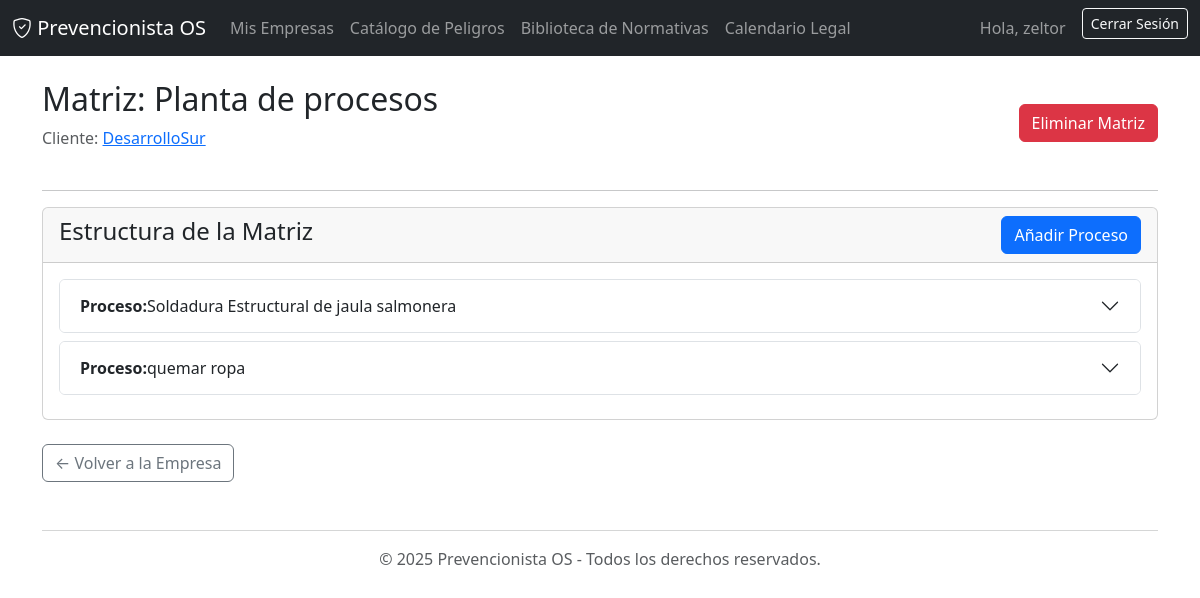
/matriz/1/ (signed in), run on the app's committed database.
### gestion_riesgos/models.py (models this page shows, shortened)
class Matriz(models.Model):
    empresa = models.ForeignKey(Empresa, on_delete=models.CASCADE, related_name='matrices')
    nombre_proyecto = models.CharField(max_length=255, help_text="Nombre del proyecto o área evaluada")
    estado = models.CharField(max_length=50, default='En Elaboración')
    version = models.PositiveIntegerField(default=1)

class Empresa(models.Model):
    prevencionista = models.ForeignKey(settings.AUTH_USER_MODEL, on_delete=models.CASCADE, related_name='empresas_gestionadas')
    razon_social = models.CharField(max_length=255)
    rut = models.CharField(max_length=12, unique=True, help_text="Ej: 76.123.456-7")
    direccion = models.CharField(max_length=255, blank=True)
    telefono = models.CharField(max_length=20, blank=True)
    fecha_creacion = models.DateTimeField(auto_now_add=True)

class Proceso(models.Model):
    matriz = models.ForeignKey(Matriz, on_delete=models.CASCADE, related_name="procesos")
    nombre = models.CharField(max_length=255, help_text="Ej: Proceso de Soldadura")
    class Meta:
        unique_together = ('matriz', 'nombre')

### gestion_riesgos/views.py (the view)
# urls.py: path('matriz/<int:pk>/', views.MatrizDetailView.as_view(), name='matriz_detail'),
class MatrizDetailView(LoginRequiredMixin, DetailView):
    model = Matriz
    template_name = 'matriz_detail.html'
    context_object_name = 'matriz'
    def get_queryset(self):
        return Matriz.objects.filter(empresa__prevencionista=self.request.user)

### gestion_riesgos/templates/matriz_detail.html (shortened to what this page needs)
{% extends 'base.html' %}
{% block content %}
<div class="d-flex justify-content-between align-items-center mb-4">
    <div>
        <h2>Matriz: {{ matriz.nombre_proyecto }}</h2>
        <p class="text-muted">Cliente: <a href="{% url 'empresa_detail' matriz.empresa.pk %}">{{ matriz.empresa.razon_social }}</a></p>
    </div>
    <div>
        <a href="{% url 'matriz_delete' matriz.pk %}" class="btn btn-danger">Eliminar Matriz</a>
    </div>
</div>
<hr>
<div class="card">
    <div class="card-header d-flex justify-content-between align-items-center">
        <h4>Estructura de la Matriz</h4>
        <a href="{% url 'proceso_create' matriz_pk=matriz.pk %}" class="btn btn-primary">Añadir Proceso</a>
    </div>
    <div class="card-body">
        {% for proceso in matriz.procesos.all %}
            <div class="accordion" id="accordionProceso{{ proceso.pk }}">
                <div class="accordion-item mb-2">
                    <h2 class="accordion-header" id="heading{{ proceso.pk }}">
                        <button class="accordion-button collapsed" type="button" data-bs-toggle="collapse" data-bs-target="#collapse{{ proceso.pk }}" aria-expanded="false" aria-controls="collapse{{ proceso.pk }}">
                            <strong>Proceso:</strong> {{ proceso.nombre }}
                        </button>
                    </h2>
                </div>
            </div>
        {% empty %}
            <p class="text-center text-muted">Aún no has añadido procesos a esta matriz.</p>
        {% endfor %}
    </div>
</div>
<div class="mt-4">
    <a href="{% url 'empresa_detail' matriz.empresa.pk %}" class="btn btn-outline-secondary">&larr; Volver a la Empresa</a>
</div>
{% endblock %}

### gestion_riesgos/templates/base.html (shortened to what this page needs)
<!DOCTYPE html>
<html lang="es">
<head>
    <link href="https://cdn.jsdelivr.net/npm/bootstrap@5.3.3/dist/css/bootstrap.min.css" rel="stylesheet">
    <link rel="stylesheet" href="https://cdn.jsdelivr.net/npm/bootstrap-icons@1.11.3/font/bootstrap-icons.min.css">
</head>
<body>
    <nav class="navbar navbar-expand-lg navbar-dark bg-dark">
        <div class="container-fluid">
            <a class="navbar-brand" href="{% url 'dashboard' %}">
                <i class="bi bi-shield-check"></i> Prevencionista OS
            </a>
            <div class="collapse navbar-collapse" id="navbarNav">
                {% if user.is_authenticated %}
                <ul class="navbar-nav me-auto mb-2 mb-lg-0">
                    <li class="nav-item">
                        <a class="nav-link" href="{% url 'empresa_list' %}">Mis Empresas</a>
                    </li>
                    <li class="nav-item">
                        <a class="nav-link" href="{% url 'peligro_list' %}">Catálogo de Peligros</a>
                    </li>
                    <li class="nav-item">
                        <a class="nav-link" href="{% url 'normativa_list' %}">Biblioteca de Normativas</a>
                    </li>
                    <li class="nav-item">
                        <a class="nav-link" href="{% url 'calendario_legal' %}">Calendario Legal</a>
                    </li>
                </ul>
                {% endif %}
                <div class="d-flex ms-auto">
                    {% if user.is_authenticated %}
                        <span class="navbar-text me-3">
                            Hola, {{ user.first_name|default:user.username }}
                        </span>
                        <form action="{% url 'logout' %}" method="post">
                            <button type="submit" class="btn btn-outline-light btn-sm">Cerrar Sesión</button>
                        </form>
                    {% else %}
                        <a href="{% url 'login' %}" class="btn btn-primary">Iniciar Sesión</a>
                    {% endif %}
                </div>
            </div>
        </div>
    </nav>
    <main class="container mt-4">
        {% block content %}{% endblock %}
    </main>
    <footer class="container text-center mt-5 mb-3 text-muted">
        <hr>
        <p>&copy; {% now "Y" %} Prevencionista OS - Todos los derechos reservados.</p>
    </footer>
</body>
</html>

### data on the page
Matriz: nombre_proyecto "Planta de procesos", empresa.razon_social "DesarrolloSur"
Proceso: nombre "Soldadura Estructural de jaula salmonera"
Proceso: nombre "quemar ropa"

### other printed values
{{ user.first_name|default:user.username }} "zeltor"
